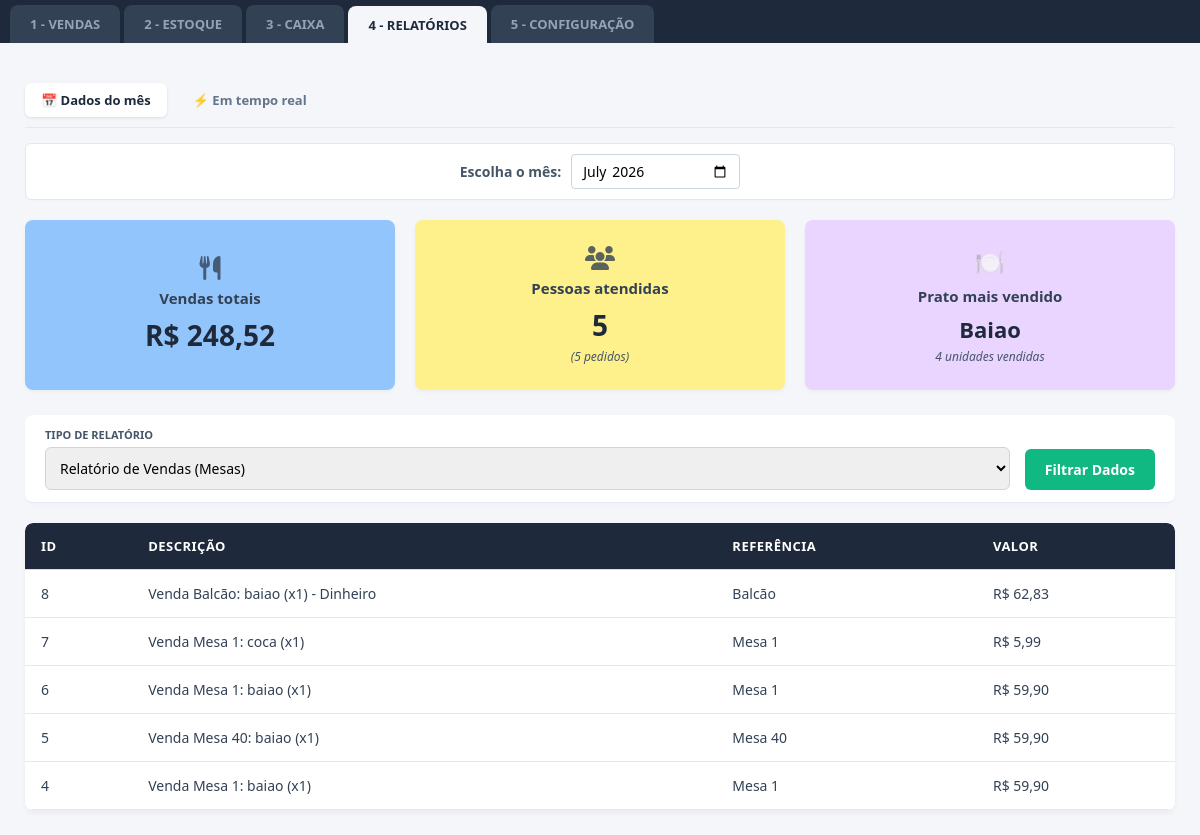
Page /relatorios on the earlier database version.
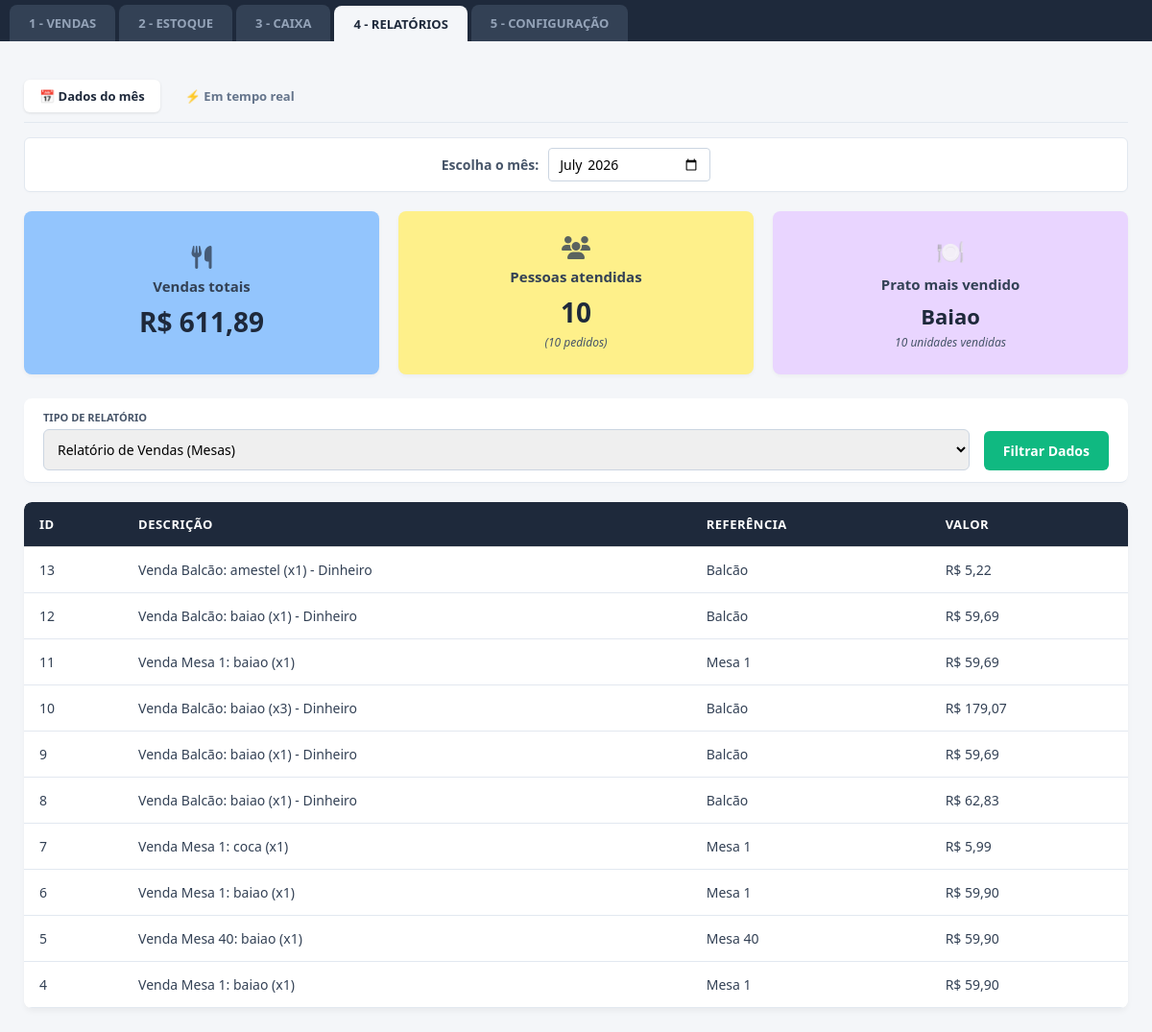
Same page on the later database version.
### tables this page shows
CREATE TABLE financeiro (
            id INTEGER PRIMARY KEY AUTOINCREMENT,
            descricao TEXT,
            valor REAL,
            tipo TEXT,
            data TEXT
        );

### app.py (the view)
@app.route('/relatorios')
def relatorios():
    filtro_tipo = request.args.get('filtro', 'mes')
    mes_atual_padrao = datetime.now().strftime('%Y-%m')
    mes_selecionado = request.args.get('mes_ano', mes_atual_padrao)
    conexao = sqlite3.connect("restaurante.db")
    cursor = conexao.cursor()
    if filtro_tipo == 'tempo_real':
        cursor.execute("SELECT id, descricao, tipo, valor FROM financeiro WHERE tipo = 'Receita' ORDER BY id DESC")
    else:
        query = "SELECT id, descricao, tipo, valor FROM financeiro WHERE tipo = 'Receita' AND strftime('%Y-%m', data) = ? ORDER BY id DESC"
        cursor.execute("SELECT id, descricao, tipo, valor FROM financeiro WHERE tipo = 'Receita' ORDER BY id DESC")
    dados = cursor.fetchall()
    conexao.close()
    resultados = []
    soma_total = 0.0
    contagem_pratos = {}
    for item in dados:
        id_item, desc, tipo, val = item
        soma_total += val
        if "Balcão" in desc:
            referencia_venda = "Balcão"
        elif "Mesa" in desc:
            referencia_venda = desc.split(':')[0].replace("Venda ", "")
        else:
            referencia_venda = "Outros"
        resultados.append({
            "id": id_item,
            "descricao": desc,
            "referencia": referencia_venda,
            "valor": f"R$ {val:,.2f}".replace(",", "X").replace(".", ",").replace("X", ".")
        })
        match = re.search(r':\s*(.+?)\s*\(x(\d+)\)', desc)
        if match:
            nome_produto = match.group(1).strip().capitalize()
            quantidade = int(match.group(2))
            contagem_pratos[nome_produto] = contagem_pratos.get(nome_produto, 0) + quantidade
    total_pedidos = len(resultados)
    if contagem_pratos:
        prato_destaque_nome = max(contagem_pratos, key=contagem_pratos.get)
        prato_destaque_qtd = contagem_pratos[prato_destaque_nome]
    else:
        prato_destaque_nome = "Sem vendas"
        prato_destaque_qtd = 0
    vendas_formatadas = f"R$ {soma_total:,.2f}".replace(",", "X").replace(".", ",").replace("X", ".")
    return render_template(
        'relatorios.html',
        vendas_totais=vendas_formatadas,
        total_pessoas=total_pedidos,
        total_pedidos=total_pedidos,
        prato_destaque_nome=prato_destaque_nome,
        prato_destaque_qtd=prato_destaque_qtd,
        resultados=resultados,
        filtro_atual=filtro_tipo,
        mes_selecionado=mes_selecionado
    )

### templates/relatorios.html (shortened to what the changed rows need)
<!DOCTYPE html>
<html lang="pt-BR">
<head>
    <link rel="stylesheet" href="{{ url_for('static', filename='style.css') }}">
    <link rel="stylesheet" href="https://cdnjs.cloudflare.com/ajax/libs/font-awesome/6.4.0/css/all.min.css">
</head>
<body>
    <div class="container-principal">
        <div class="dashboard-cards">
            <div class="card-metrica card-azul">
                <i class="fa-solid fa-utensils icone-card"></i>
                <span class="titulo-card">Vendas totais</span>
                <span class="valor-card">{{ vendas_totais }}</span>
            </div>
            <div class="card-metrica card-amarelo">
                <i class="fa-solid fa-users icone-card"></i>
                <span class="titulo-card">Pessoas atendidas</span>
                <span class="valor-card">{{ total_pessoas }}</span>
                <span class="sub-valor">({{ total_pedidos }} pedidos)</span>
            </div>
            <div class="card-metrica card-roxo">
                <div class="icone-card">🍽️</div>
                <div class="titulo-card">Prato mais vendido</div>
                <div class="valor-card" style="font-size: 22px;">{{ prato_destaque_nome }}</div>
                <div class="sub-valor">{{ prato_destaque_qtd }} unidades vendidas</div>
            </div>
        </div>
        <div style="background: white; border-radius: 8px; overflow: hidden; margin-top: 20px; box-shadow: 0 4px 6px -1px rgba(0, 0, 0, 0.05);">
            <table>
                <thead>
                    <tr>
                        <th>ID</th>
                        <th>Descrição</th>
                        <th>Referência</th>
                        <th>Valor</th>
                    </tr>
                </thead>
                <tbody>
                    {% if resultados %}
                        {% for item in resultados %}
                        <tr>
                            <td>{{ item.id }}</td>
                            <td>{{ item.descricao }}</td>
                            <td>{{ item.referencia }}</td>
                            <td>{{ item.valor }}</td>
                        </tr>
                        {% endfor %}
                    {% else %}
                        <tr>
                            <td colspan="4" style="text-align: center; color: #64748b; padding: 25px;">Nenhuma venda registrada nas mesas ainda.</td>
                        </tr>
                    {% endif %}
                </tbody>
            </table>
        </div>
    </div>
</body>
</html>

Differences in the rows shown:
added financeiro: id "13", descricao "Venda Balcão: amestel (x1) - Dinheiro", referencia "Balcão", valor "R$ 5,22"
added financeiro: id "12", descricao "Venda Balcão: baiao (x1) - Dinheiro", referencia "Balcão", valor "R$ 59,69"
added financeiro: id "11", descricao "Venda Mesa 1: baiao (x1)", referencia "Mesa 1", valor "R$ 59,69"
added financeiro: id "10", descricao "Venda Balcão: baiao (x3) - Dinheiro", referencia "Balcão", valor "R$ 179,07"
added financeiro: id "9", descricao "Venda Balcão: baiao (x1) - Dinheiro", referencia "Balcão", valor "R$ 59,69"
Other differences:
{{ vendas_totais }}: "R$ 248,52" → "R$ 611,89"
{{ total_pessoas }}: "5" → "10"
{{ total_pedidos }}: "5" → "10"
{{ prato_destaque_qtd }}: "4" → "10"
